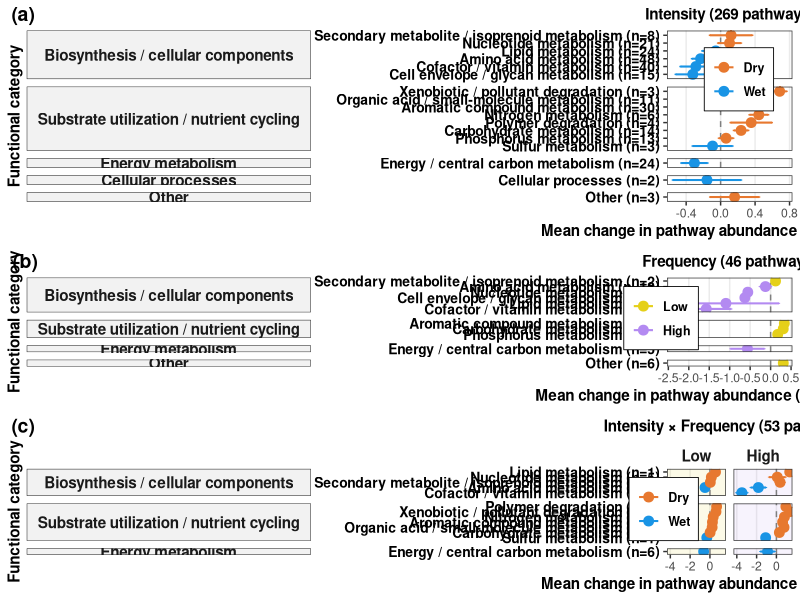
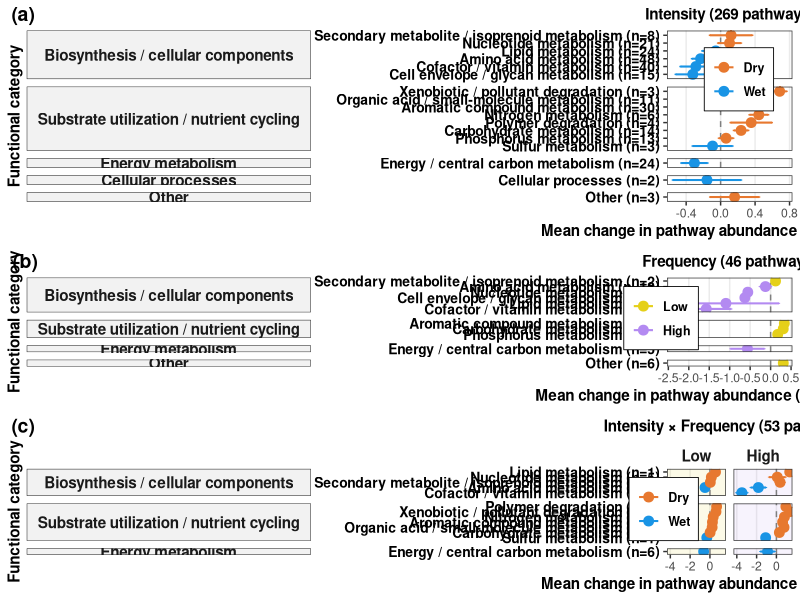
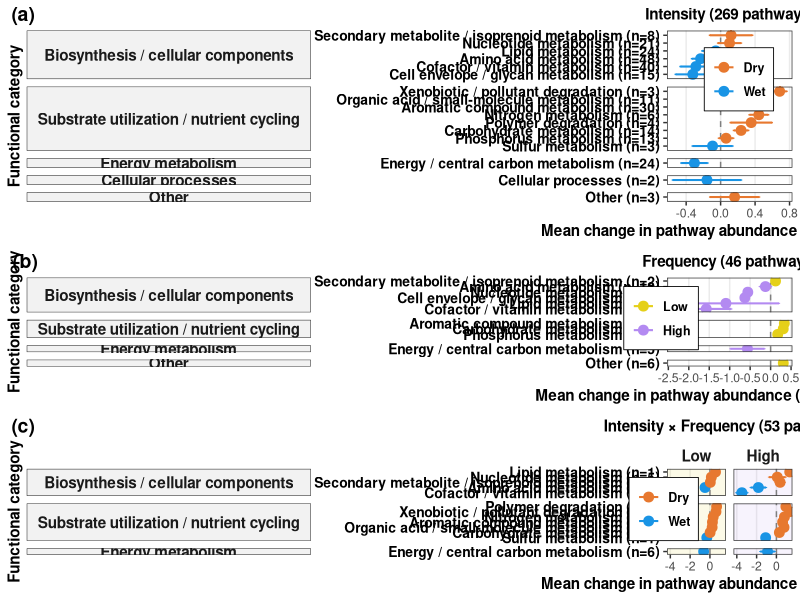

Source code (R) for these figures, in order:
### Project: Drought intensity and frequency (DIF) - Microbes ###
## Script: PICRUSt2 pathway figures ##
## Date: April 2026 | Author: Yang ##

# Change to work directory
setwd("~/Desktop/DIF-Microbes/Data availability")

# Load required packages
library(dplyr)
library(ggplot2)
library(ggpubr)

## =========================================================
## 1. Load saved tables
## =========================================================

plot_cat_eff_I <- read.csv("./results/tables/picrust2_effect_plot_intensity.csv",
                           header = TRUE, check.names = FALSE)

plot_cat_eff_F <- read.csv("./results/tables/picrust2_effect_plot_frequency.csv",
                           header = TRUE, check.names = FALSE)

plot_cat_IF <- read.csv("./results/tables/picrust2_effect_plot_intensity_frequency.csv",
                        header = TRUE, check.names = FALSE)

significance_summary <- read.csv("./results/tables/picrust2_pathway_significance_summary.csv",
                                 header = TRUE, check.names = FALSE)

## =========================================================
## 2. Restore factor levels
## =========================================================

class_l1_levels <- c("Biosynthesis / cellular components",
                     "Substrate utilization / nutrient cycling",
                     "Energy metabolism",
                     "Cellular processes",
                     "Stress response",
                     "Other")

plot_cat_eff_I <- plot_cat_eff_I %>%
  mutate(Class_L1 = factor(Class_L1, levels = class_l1_levels),
         Direction = factor(Direction, levels = c("Dry", "Wet", "Neutral")),
         Label = factor(Label, levels = unique(Label)))

plot_cat_eff_F <- plot_cat_eff_F %>%
  mutate(Class_L1 = factor(Class_L1, levels = class_l1_levels),
         Direction = factor(Direction, levels = c("Low", "High", "Neutral")),
         Label = factor(Label, levels = unique(Label)))

plot_cat_IF <- plot_cat_IF %>%
  mutate(Class_L1 = factor(Class_L1, levels = class_l1_levels),
         Direction = factor(Direction, levels = c("Dry", "Wet", "Neutral")),
         Frequency = factor(Frequency, levels = c("Low", "High")),
         Label = factor(Label, levels = unique(Label)))

## =========================================================
## 3. Titles from significance summary
## =========================================================

n_intensity <- significance_summary %>%
  filter(Term == "Intensity") %>%
  pull(n_significant_FDR_0.05)

n_frequency <- significance_summary %>%
  filter(Term == "Frequency") %>%
  pull(n_significant_FDR_0.05)

n_if <- significance_summary %>%
  filter(Term == "Intensity:Frequency") %>%
  pull(n_significant_FDR_0.05)

title_intensity <- paste0("Intensity (", n_intensity, " pathways)")
title_frequency <- paste0("Frequency (", n_frequency, " pathways)")
title_if <- paste0("Intensity × Frequency (", n_if, " pathways)")

## =========================================================
## 4. Panel A: Intensity
## =========================================================

p_path_intensity <- ggplot(plot_cat_eff_I, aes(x = mean_diff, y = Label, color = Direction)) +
  geom_vline(xintercept = 0, linetype = "dashed", color = "grey50", linewidth = 0.5) +
  geom_errorbar(aes(xmin = mean_diff - se_diff, xmax = mean_diff + se_diff),
                width = 0.18, linewidth = 0.7) +
  geom_point(size = 3) +
  scale_color_manual(values = c("Dry" = "#E7782F", "Wet" = "#1994E5", "Neutral" = "grey50")) +
  labs(x = "Mean change in pathway abundance (Dry − Wet, CLR)",
       y = "Functional category", color = NULL, title = title_intensity) +
  facet_grid(Class_L1 ~ ., scales = "free", space = "free", switch = "y") +
  theme_bw() +
  theme(strip.text.y.left = element_text(angle = 0, face = "bold", size = 11),
        strip.placement = "outside",
        strip.background = element_rect(fill = "gray95", color = "black", linewidth = 0.3),
        panel.grid.major.y = element_blank(),
        panel.grid.minor = element_blank(),
        legend.position = c(0.85, 0.90),
        legend.justification = c(1, 1),
        legend.background = element_rect(color = "black", linewidth = 0.3),
        legend.text = element_text(size = 9, face = "bold"),
        axis.title = element_text(size = 11, face = "bold"),
        axis.text.y = element_text(size = 10, face = "bold", color = "black"),
        plot.title = element_text(size = 11, face = "bold", hjust = 0.5))

## =========================================================
## 5. Panel B: Frequency
## =========================================================

p_path_frequency <- ggplot(plot_cat_eff_F, aes(x = mean_diff, y = Label, color = Direction)) +
  geom_vline(xintercept = 0, linetype = "dashed", color = "grey50", linewidth = 0.5) +
  geom_errorbar(aes(xmin = mean_diff - se_diff, xmax = mean_diff + se_diff),
                width = 0.18, linewidth = 0.7) +
  geom_point(size = 3) +
  scale_color_manual(values = c("Low" = "#E5D019", "High" = "#B38AF1", "Neutral" = "grey50")) +
  labs(x = "Mean change in pathway abundance (Low − High, CLR)",
       y = "Functional category", color = NULL, title = title_frequency) +
  facet_grid(Class_L1 ~ ., scales = "free", space = "free", switch = "y") +
  theme_bw() +
  theme(strip.text.y.left = element_text(angle = 0, face = "bold", size = 11),
        strip.placement = "outside",
        strip.background = element_rect(fill = "gray95", color = "black", linewidth = 0.3),
        panel.grid.major.y = element_blank(),
        panel.grid.minor = element_blank(),
        legend.position = c(0.25, 0.90),
        legend.justification = c(1, 1),
        legend.background = element_rect(color = "black", linewidth = 0.3),
        legend.text = element_text(size = 9, face = "bold"),
        axis.title = element_text(size = 11, face = "bold"),
        axis.text.y = element_text(size = 10, face = "bold", color = "black"),
        plot.title = element_text(size = 11, face = "bold", hjust = 0.5))

## =========================================================
## 6. Panel C: Intensity × Frequency
## =========================================================

bg_freq <- plot_cat_IF %>%
  distinct(Class_L1, Frequency) %>%
  mutate(xmin = -Inf, xmax = Inf, ymin = -Inf, ymax = Inf,
         fill_bg = ifelse(Frequency == "Low", "Low", "High"))

p_path_if <- ggplot(plot_cat_IF, aes(x = mean_diff, y = Label, color = Direction)) +
  geom_rect(data = bg_freq, aes(xmin = xmin, xmax = xmax, ymin = ymin, ymax = ymax, fill = fill_bg),
            inherit.aes = FALSE, alpha = 0.1) +
  geom_vline(xintercept = 0, linetype = "dashed", color = "grey50", linewidth = 0.5) +
  geom_errorbar(aes(xmin = mean_diff - se_diff, xmax = mean_diff + se_diff),
                width = 0.18, linewidth = 0.7) +
  geom_point(size = 3) +
  scale_color_manual(values = c("Dry" = "#E7782F", "Wet" = "#1994E5", "Neutral" = "grey50")) +
  scale_fill_manual(values = c("Low" = "#E5D019", "High" = "#B38AF1"), guide = "none") +
  labs(x = "Mean change in pathway abundance (Dry − Wet, CLR)",
       y = "Functional category", color = NULL, title = title_if) +
  facet_grid(Class_L1 ~ Frequency, scales = "free_y", space = "free_y", switch = "y") +
  theme_bw() +
  theme(strip.text.y.left = element_text(angle = 0, face = "bold", size = 11),
        strip.placement = "outside",
        strip.background.y = element_rect(fill = "gray95", color = "black", linewidth = 0.3),
        strip.text.x = element_text(face = "bold", size = 11),
        strip.background.x = element_blank(),
        panel.grid.major.y = element_blank(),
        panel.grid.minor = element_blank(),
        legend.position = c(0.25, 0.90),
        legend.justification = c(1, 1),
        legend.background = element_rect(color = "black", linewidth = 0.3),
        legend.text = element_text(size = 9, face = "bold"),
        axis.title = element_text(size = 11, face = "bold"),
        axis.text.y = element_text(size = 10, face = "bold", color = "black"),
        plot.title = element_text(size = 11, face = "bold", hjust = 0.5))

## =========================================================
## 7. Combine and save figure
## =========================================================

p_pathway <- ggarrange(p_path_intensity, p_path_frequency, p_path_if,
                       ncol = 1, labels = c("(a)", "(b)", "(c)"),
                       heights = c(2.1, 1.4, 1.6))
p_pathway

# - Figure S5
ggsave(filename = "./results/figures/picrust2_bacterial_predicted_pathways.pdf",
       plot = p_pathway, width = 12, height = 14, units = "in", device = cairo_pdf)

ggsave(filename = "./results/figures/png/picrust2_bacterial_predicted_pathways.png",
       plot = p_pathway, width = 12, height = 14, units = "in", dpi = 300)
